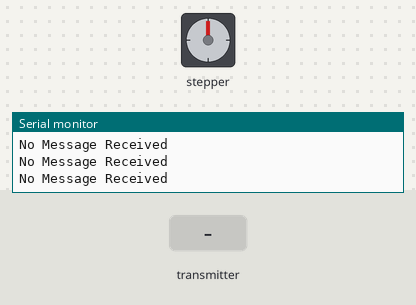
A sketch run on a simulated Arduino Uno, built with avr-gcc and run on an emulated ATmega328P. Shown: stepper motor, the last lines printed to the serial monitor. Inputs (shaded band) come from the test bench. No radio packets arrive unless stated; stepper angles assume 2038 steps per turn.

Above: at 1.2 s.
1.3 s: the transmitter starts sending flexValue = 1023
At 1.51 s:
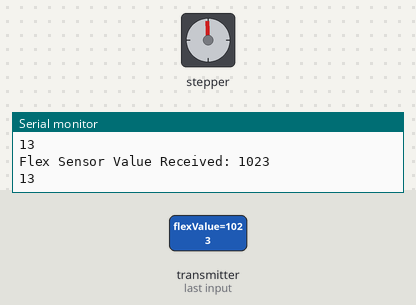
4.3 s: the transmitter starts sending flexValue = 0
At 4.3 s:
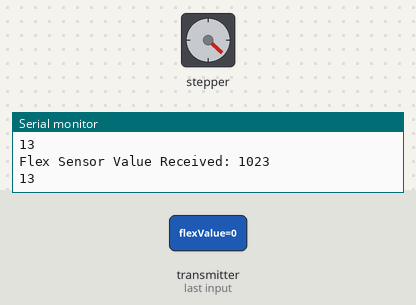
5.8 s: the transmitter starts sending flexValue = 1023
At 6.31 s:
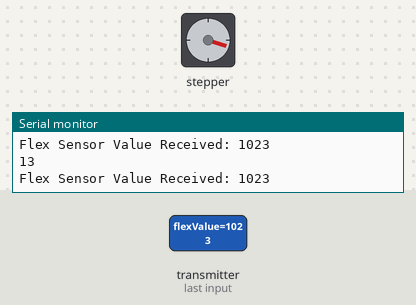
8.8 s: the transmitter starts sending flexValue = 256
At 9.8 s:
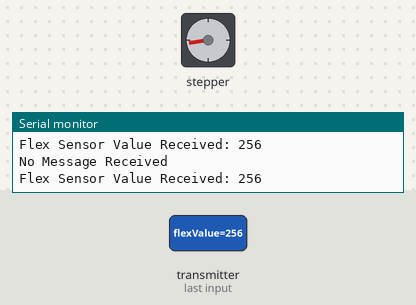
11.8 s: the transmitter starts sending flexValue = 1023
At 12.0 s:
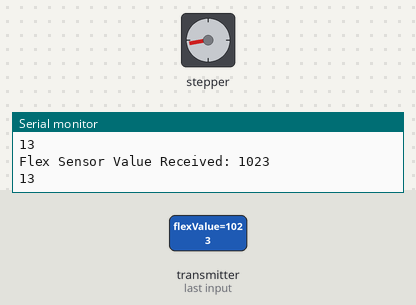
14.8 s: the transmitter starts sending flexValue = 512
At 15.8 s:
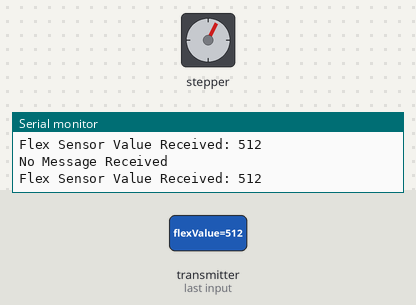
Timing chart, 0 to 17.8 s (numbered marks = the images above; inputs shaded):
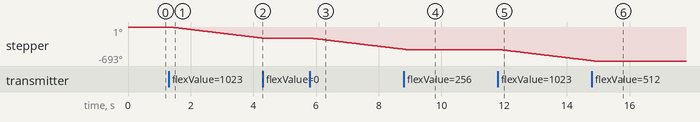

Measured:
- after the input at 1.3 s, stepper: keeps turning counter-clockwise at about 77°/s, starting after 0.05 s
- after the input at 4.3 s, stepper: stops changing and stays -227°
- after the input at 5.8 s, stepper: keeps turning counter-clockwise at about 77°/s, starting at once
- after the input at 8.8 s, stepper: goes on until 8.9 s, then stays -460°
- after the input at 11.8 s, stepper: keeps turning counter-clockwise at about 77°/s, starting at once
- after the input at 14.8 s, stepper: goes on until 14.9 s, then stays -693°

The sketch:

robot_flex_receive.ino
```cpp
#include <nRF24L01.h>
#include <RF24.h>
#include <SPI.h>
#include <Stepper.h>

RF24 radio(8, 10); 			// CE, CSN pins on the transceiver module

const uint64_t pipe = 0xE8E8F0F0E1LL; 	// Pipe addresses for communication

const int stepsPerRevolution = 2038; 	// Defines the number of steps per rotation

// Creates an instance of stepper class
// Pins entered in sequence IN1-IN3-IN2-IN4 for proper step sequence
Stepper myStepper = Stepper(stepsPerRevolution, 3, 5, 6, 4);

int flexValue;

void setup() {
  Serial.begin(9600); 			// Start the serial communication
  radio.begin(); 			// Start the transceiver module
  radio.openReadingPipe(1, pipe); 	// Set address of receiving module
  radio.startListening();
}

void loop() {
  if (radio.available()) {
    radio.read(&flexValue, sizeof(flexValue)); 		// Read from transmitter
    Serial.print("Flex Sensor Value Received: ");
    Serial.println(flexValue); 				// Print the received flex sensor value
    int servoPos = map(flexValue, 520, 790, 0, 13); 	// Map flex val to servo
    if (servoPos > 0) {
      if (servoPos > 13) {
        servoPos = 13;
      }
      myStepper.setSpeed(servoPos); 			// Set servo speed
      Serial.println(servoPos);
      myStepper.step(-stepsPerRevolution / 50);
    }
  }
  else {
    Serial.println("No Message Received"); 		// Print if no message is received
  }
}
```
